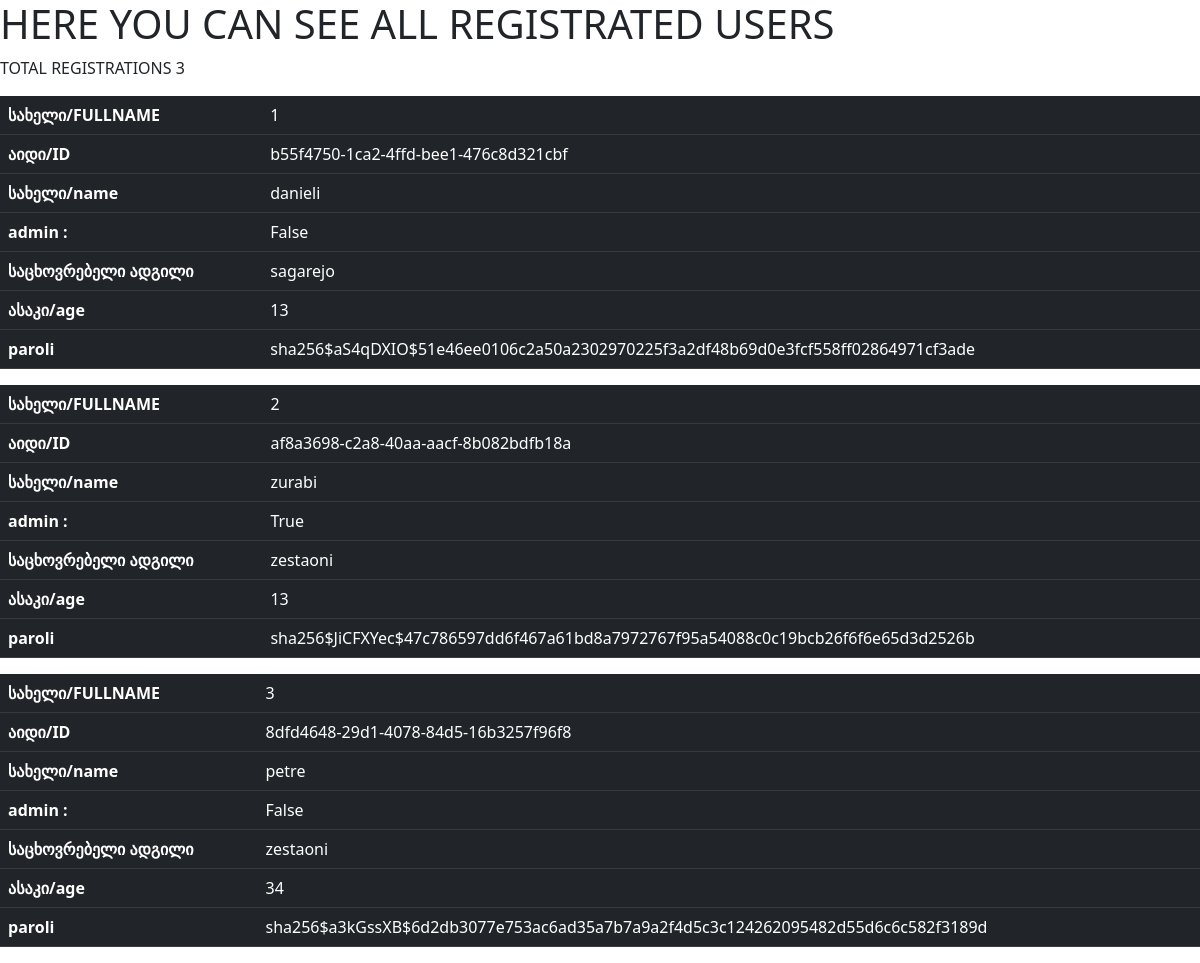
The page / on the database its author committed.
### app.py (models this page shows)
class User(db.Model):
    id = db.Column(db.Integer, primary_key=True)
    public_id = db.Column(db.String(50), unique=True)
    name = db.Column(db.String(50))
    password = db.Column(db.String(80))
    live = db.Column(db.String(60))
    admin = db.Column(db.Boolean)
    age = db.Column(db.Integer)

### app.py (the view)
@app.route('/', methods = ['POST', 'GET'])
def index():
    if request.method == 'POST' :
        return 'YOU DONT HAVE ACCESS RIGHTS'
    else:
        persons= User.query.order_by(User.age).all()
        counter = len(persons)
        return render_template("index.html", persons = persons, counter = counter)

### templates/index.html (shortened to what this page needs)
{% extends 'base.html' %}
{%block body%}
<div class="center">
    {% if persons|length < 1 %}
    <h2>nothong to show, Created some <h2>
    {%else%}
    <h1> HERE YOU CAN SEE ALL REGISTRATED USERS</h1>
    <p> TOTAL REGISTRATIONS {{counter}} </p>
    {%for i in persons%}
    <table class="table table-hover table-dark">
        <tbody>
            <tr>
                <th scope="row">სახელი/FULLNAME</th>
                <td>{{i.id}}</td>
            </tr>
            <tr>
                <th scope="row">აიდი/ID</th>
                <td>{{i.public_id}}</td>
            </tr>
            <tr>
                <th scope="row">სახელი/name</th>
                <td>{{i.name}}</td>
            </tr>
            <tr>
                <th scope="row">admin : </th>
                <td>{{i.admin}}</td>
            </tr>
            <tr>
                <th scope="row">საცხოვრებელი ადგილი</th>
                <td>{{i.live}}</td>
            </tr>
            <tr>
                <th scope="row">ასაკი/age</th>
                <td>{{i.age}}</td>
            </tr>
            <tr>
                <th scope="row">paroli</th>
                <td>{{i.password}}</td>
            </tr>
        </tbody>
    </table>
    {%endfor%}
    {%endif%}
</div>
{%endblock%}

### templates/base.html (shortened to what this page needs)
<html>
    <head>
        <link href="https://cdn.jsdelivr.net/npm/bootstrap@5.0.2/dist/css/bootstrap.min.css" rel="stylesheet">
    </head>
    <body>
        {% block body %}{% endblock body %}
    </body>
</html>

### rows shown on the page
User: id "1", public_id "b55f4750-1ca2-4ffd-bee1-476c8d321cbf", name "danieli", admin "False", live "sagarejo", age "13", password "sha256$aS4qDXIO$51e46ee0106c2a50a2302970225f3a2df48b69d0e3fcf558ff02864971cf3ade"
User: id "2", public_id "af8a3698-c2a8-40aa-aacf-8b082bdfb18a", name "zurabi", admin "True", live "zestaoni", age "13", password "sha256$JiCFXYec$47c786597dd6f467a61bd8a7972767f95a54088c0c19bcb26f6f6e65d3d2526b"
User: id "3", public_id "8dfd4648-29d1-4078-84d5-16b3257f96f8", name "petre", admin "False", live "zestaoni", age "34", password "sha256$a3kGssXB$6d2db3077e753ac6ad35a7b7a9a2f4d5c3c124262095482d55d6c6c582f3189d"

### other values the page prints
{{ counter }} "3"
